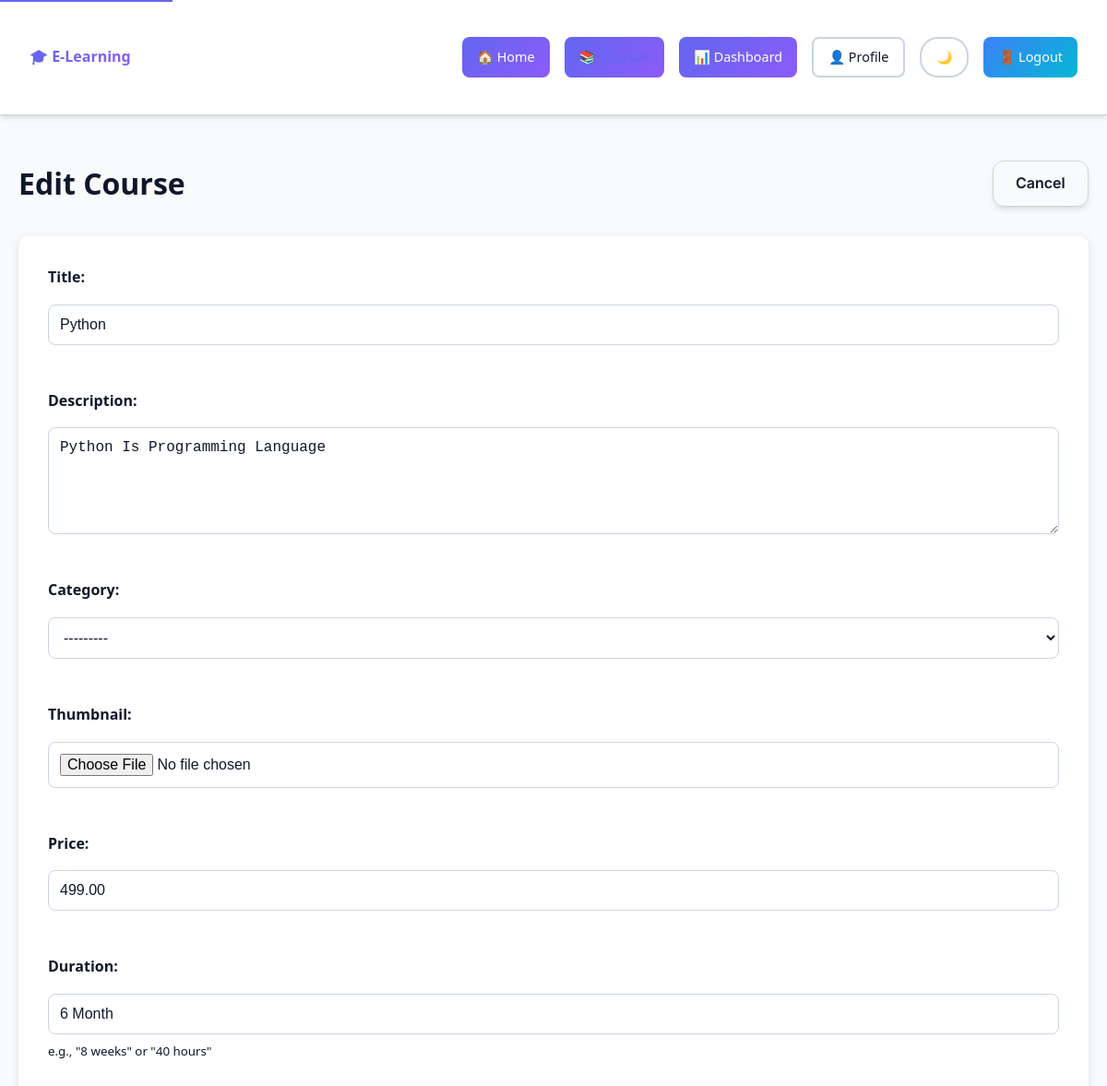
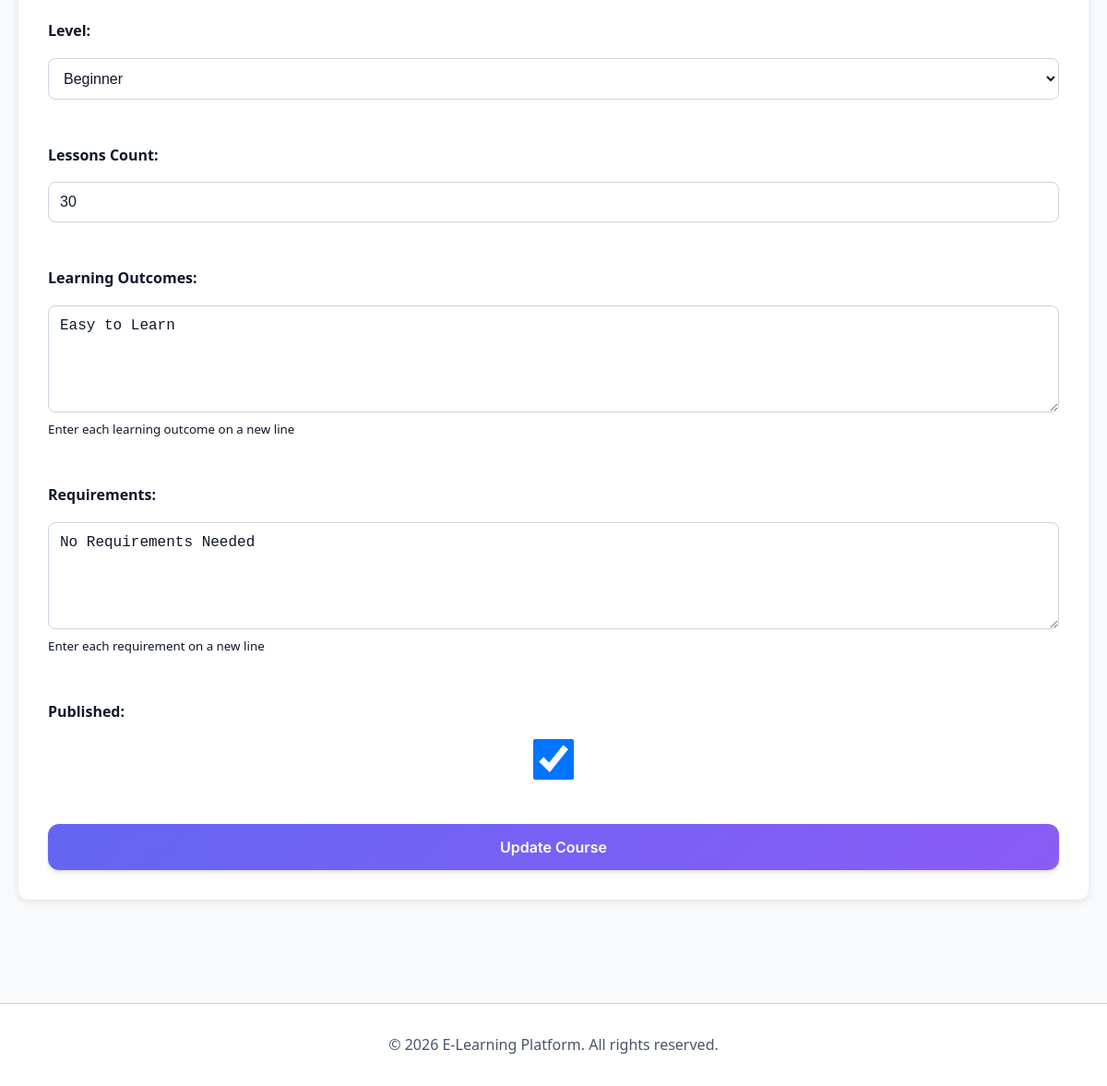
The app's page /courses/admin/course/7/edit/ (signed in) with its own data (2 pictures, top to bottom).
### learnapp/models.py (models this page shows, shortened)
class Course(models.Model):
    LEVEL_CHOICES = (
        ('beginner', 'Beginner'),
        ('intermediate', 'Intermediate'),
        ('advanced', 'Advanced'),
    )
    title = models.CharField(max_length=200)
    description = models.TextField()
    category = models.ForeignKey(Category, on_delete=models.SET_NULL, null=True, blank=True)
    instructor = models.ForeignKey(User, on_delete=models.CASCADE, related_name='courses')
    thumbnail = models.ImageField(upload_to='course_thumbnails/', blank=True, null=True)
    price = models.DecimalField(max_digits=10, decimal_places=2, default=0.00)
    duration = models.CharField(max_length=100, help_text='e.g., "8 weeks" or "40 hours"', blank=True)
    level = models.CharField(max_length=20, choices=LEVEL_CHOICES, default='beginner')
    lessons_count = models.PositiveIntegerField(default=0, help_text='Number of lessons/lessons')
    learning_outcomes = models.TextField(blank=True, help_text='What students will learn (one per line)')
    requirements = models.TextField(blank=True, help_text='Prerequisites (one per line)')
    is_published = models.BooleanField(default=False)
    created_at = models.DateTimeField(auto_now_add=True)
    updated_at = models.DateTimeField(auto_now=True)

### secondapp/decorators.py (the view)
    @login_required
    def wrapped_view(request, *args, **kwargs):
        if request.user.user_type != 'admin':
            messages.error(request, 'Access denied. Admin privileges required.')
            return redirect('dashboard')
        return view_func(request, *args, **kwargs)

### learnapp/forms.py
class CourseForm(forms.ModelForm):
    class Meta:
        model = Course
        fields = ['title', 'description', 'category', 'thumbnail', 'price', 'duration', 'level', 'lessons_count', 'learning_outcomes', 'requirements', 'is_published']
        widgets = {
            'description': forms.Textarea(attrs={'rows': 5}),
            'learning_outcomes': forms.Textarea(attrs={'rows': 5, 'placeholder': 'Enter each learning outcome on a new line'}),
            'requirements': forms.Textarea(attrs={'rows': 5, 'placeholder': 'Enter each requirement on a new line'}),
        }

### learnapp/views.py (called while the page is built)
@admin_required
def admin_course_edit(request, course_id):
    course = get_object_or_404(Course, id=course_id)
    if request.method == 'POST':
        form = CourseForm(request.POST, request.FILES, instance=course)
        if form.is_valid():
            form.save()
            messages.success(request, 'Course updated successfully.')
            return redirect('admin_course_detail', course_id=course.id)
        else:
            for field, errors in form.errors.items():
                for error in errors:
                    messages.error(request, f'{field}: {error}')
    else:
        form = CourseForm(instance=course)
    return render(request, 'admin_course_form.html', {'form': form, 'action': 'Edit', 'course': course})

### templates/admin_course_form.html (shortened to what this page needs)
{% extends 'base.html' %}
{% block content %}
<div class="admin-page">
    <div class="container">
        <div class="admin-header">
            <h1>{% if action == 'Create' %}Create New Course{% else %}Edit Course{% endif %}</h1>
            <a href="{% if action == 'Create' %}{% url 'admin_course_list' %}{% else %}{% url 'admin_course_detail' course.id %}{% endif %}" class="btn btn-secondary">Cancel</a>
        </div>
        <div class="admin-form">
            <form method="post" enctype="multipart/form-data">
                <div class="form-group">
                    <label for="{{ form.title.id_for_label }}">Title:</label>
                    {{ form.title }}
                </div>
                <div class="form-group">
                    <label for="{{ form.description.id_for_label }}">Description:</label>
                    {{ form.description }}
                </div>
                <div class="form-group">
                    <label for="{{ form.category.id_for_label }}">Category:</label>
                    {{ form.category }}
                </div>
                <div class="form-group">
                    <label for="{{ form.thumbnail.id_for_label }}">Thumbnail:</label>
                    {{ form.thumbnail }}
                </div>
                <div class="form-group">
                    <label for="{{ form.price.id_for_label }}">Price:</label>
                    {{ form.price }}
                </div>
                <div class="form-group">
                    <label for="{{ form.duration.id_for_label }}">Duration:</label>
                    {{ form.duration }}
                    <small>e.g., "8 weeks" or "40 hours"</small>
                </div>
                <div class="form-group">
                    <label for="{{ form.level.id_for_label }}">Level:</label>
                    {{ form.level }}
                </div>
                <div class="form-group">
                    <label for="{{ form.lessons_count.id_for_label }}">Lessons Count:</label>
                    {{ form.lessons_count }}
                </div>
                <div class="form-group">
                    <label for="{{ form.learning_outcomes.id_for_label }}">Learning Outcomes:</label>
                    {{ form.learning_outcomes }}
                    <small>Enter each learning outcome on a new line</small>
                </div>
                <div class="form-group">
                    <label for="{{ form.requirements.id_for_label }}">Requirements:</label>
                    {{ form.requirements }}
                    <small>Enter each requirement on a new line</small>
                </div>
                <div class="form-group">
                    <label for="{{ form.is_published.id_for_label }}">Published:</label>
                    {{ form.is_published }}
                </div>
                <button type="submit" class="btn btn-primary">{% if action == 'Create' %}Create Course{% else %}Update Course{% endif %}</button>
            </form>
        </div>
    </div>
</div>
{% endblock %}

### static/css/optimized.css (style rules this page uses)
* { margin: 0; padding: 0; box-sizing: border-box; }
html { scroll-behavior: smooth; }
body { font-family: 'Segoe UI', -apple-system, BlinkMacSystemFont, 'Poppins', sans-serif; font-size: var(--text-base); line-height: 1.6; color: var(--text-primary); background-color: var(--bg-primary); transition: background-color var(--transition-normal), color var(--transition-normal); -webkit-font-smoothing: antialiased; -moz-osx-font-smoothing: grayscale; }
.container { max-width: 1280px; margin: 0 auto; padding: 0 var(--spacing-md); }
@media (min-width: 768px) { .container { padding: 0 var(--spacing-lg); } }
.btn { display: inline-flex; align-items: center; justify-content: center; gap: var(--spacing-xs); padding: var(--spacing-sm) var(--spacing-lg); border: none; border-radius: var(--radius-md); font-size: var(--text-base); font-weight: 600; text-decoration: none; cursor: pointer; transition: all var(--transition-fast); background-color: var(--primary-color); color: var(--text-inverse); min-height: 44px; }
.btn-primary { background-color: var(--primary-color); color: var(--text-inverse); }
.btn-secondary { background-color: var(--bg-card); color: var(--text-primary); border: 1px solid var(--border-color); }
.form-group { margin-bottom: var(--spacing-md); }
.form-group label { display: block; margin-bottom: var(--spacing-xs); font-weight: 600; color: var(--text-primary); font-size: var(--text-sm); }
input, textarea, select { width: 100%; padding: var(--spacing-sm) var(--spacing-md); border: 1px solid var(--border-color); border-radius: var(--radius-md); font-size: var(--text-base); background-color: var(--bg-input); color: var(--text-primary); transition: border-color var(--transition-fast), background-color var(--transition-normal); min-height: 44px; }
input::placeholder, textarea::placeholder { color: var(--text-muted); }
.stat-card, .course-card, .card, .btn { will-change: transform; backface-visibility: hidden; -webkit-backface-visibility: hidden; }
@media (min-width: 1200px) { .container { max-width: 1200px; } }

### records on screen
Course: title "Python", description "Python Is Programming Language", category "---------", price "499.00", duration "6 Month", level "Beginner", lessons_count "30", learning_outcomes "Easy to Learn", requirements "No Requirements Needed", is_published "☑"
